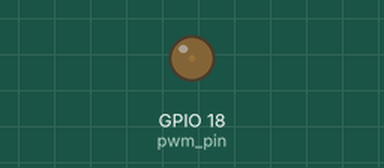
Simulated run of this program. Board: Raspberry Pi (BCM pin numbers). Shown: output pins drawn as LEDs (lit = HIGH). What the program prints to the terminal is not drawn.

Above: at 0.05 s.
At 1.15 s:
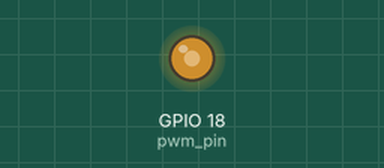
At 2.3 s:
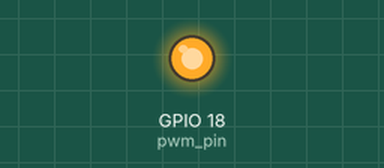
At 4.6 s:
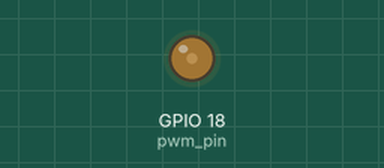
Timing chart, 0 to 7.9 s (numbered marks = the images above):
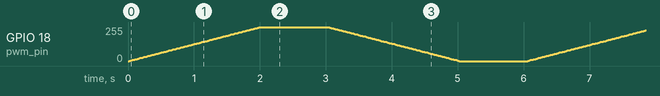

The program:

004-pwm-single-color-led.py
```python
import RPi.GPIO as GPIO
import time

pwm_pin = 18
pwm_freq = 500  # 500 Hz


def init():
    global pwm

    GPIO.setmode(GPIO.BCM)
    GPIO.setup(pwm_pin, GPIO.OUT)
    GPIO.output(pwm_pin, GPIO.LOW)

    pwm = GPIO.PWM(pwm_pin, pwm_freq)
    pwm.start(0)  # initial duty cycle - 0%


def loop():
    while True:
        for duty_cycle in range(0, 101, 1):
            pwm.ChangeDutyCycle(duty_cycle)
            time.sleep(0.02)
        time.sleep(1)

        for duty_cycle in range(100, -1, -1):
            pwm.ChangeDutyCycle(duty_cycle)
            time.sleep(0.02)
        time.sleep(1)


def destroy():
    pwm.stop()
    GPIO.cleanup()


if __name__ == "__main__":
    print("Started...")
    init()
    try:
        loop()
    except KeyboardInterrupt:
        print("Stopped after a keyboard interrupt...")
    finally:
        destroy()
```
